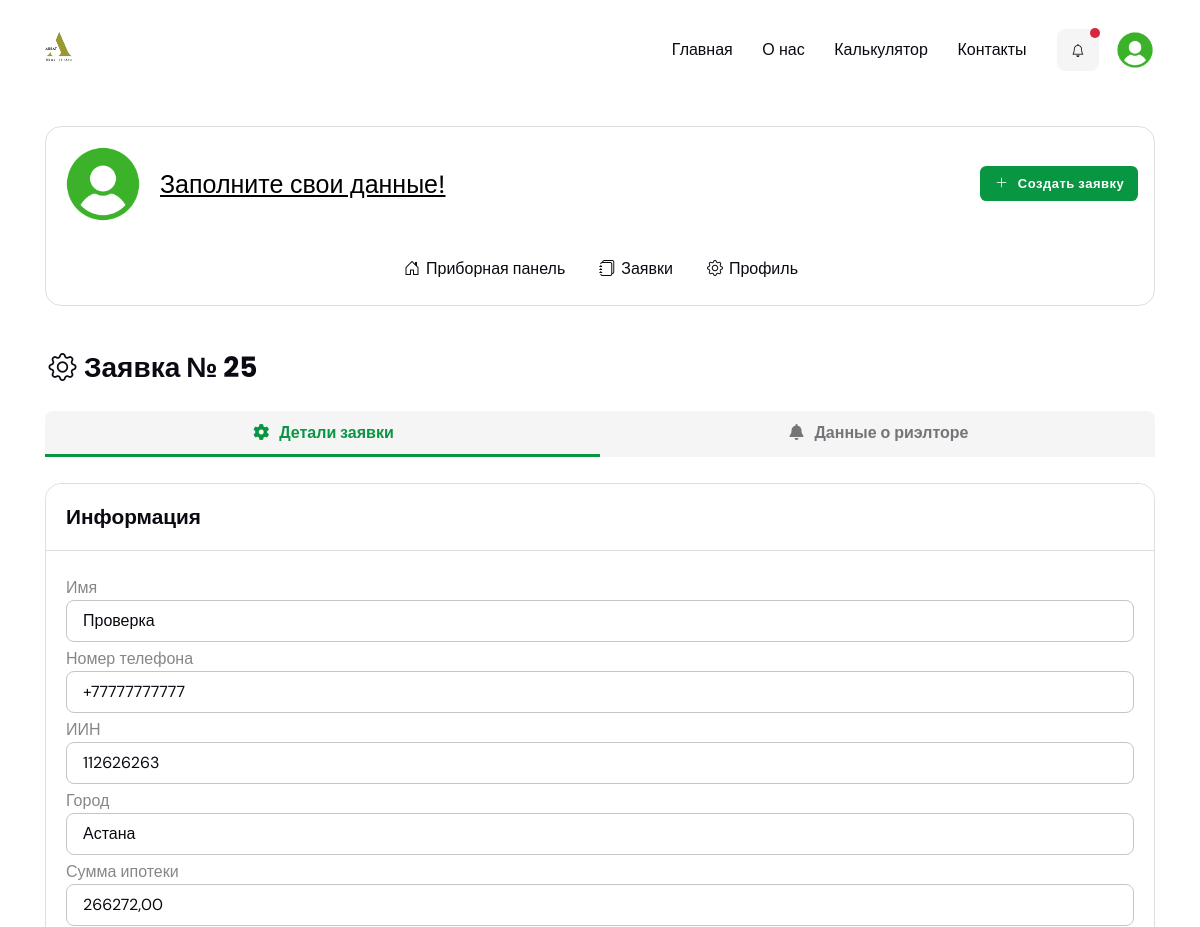
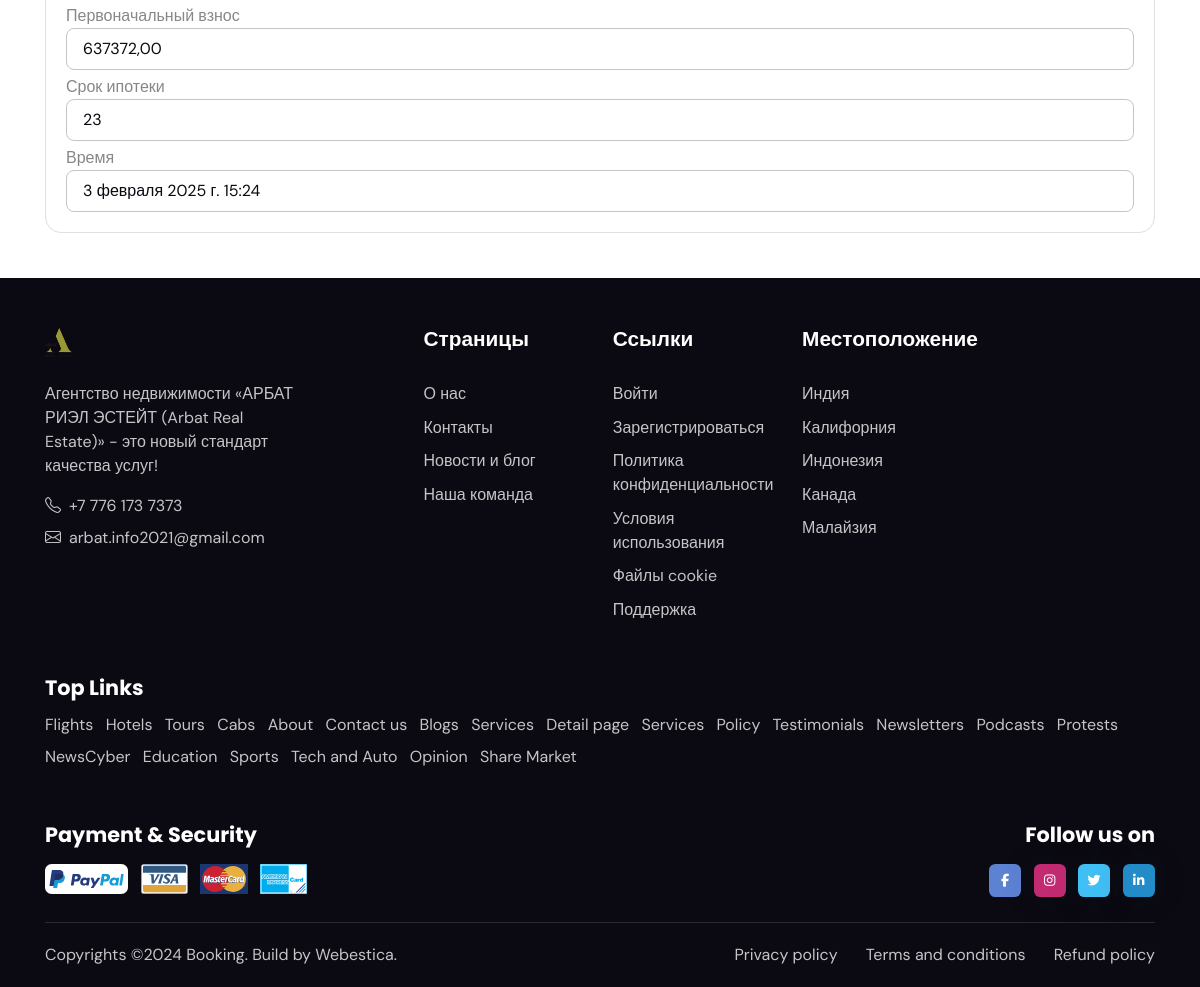
The app's page /managers/application/25/ with its own data (2 pictures, top to bottom).
### applications/models.py (models this page shows, shortened)
class MortgageApplication(models.Model):
    STATUS_CHOICES = (
        ('in_work', 'В работе'),
        ('first_approved', 'Первоначальное одобрение'),
        ('approved', 'Одобрено'),
        ('rejected', 'Не одобрено'),
    )
    realtor = models.ForeignKey(
        CustomUser,
        on_delete=models.CASCADE,
        related_name='applications',
        verbose_name="Риэлтор"
    )
    manager = models.ForeignKey(
        CustomUser,
        on_delete=models.SET_NULL,
        related_name='managed_applications',
        blank=True,
        null=True,
        verbose_name="Менеджер"
    )
    full_name = models.CharField(max_length=255, verbose_name='ФИО')
    iin = models.PositiveBigIntegerField(blank=True, null=True)
    phone_number = models.CharField(max_length=25, verbose_name='Номер телефона')
    amount = models.DecimalField(max_digits=12, decimal_places=2, verbose_name='Сумма ипотеки')
    down_payment = models.DecimalField(max_digits=12, decimal_places=2, verbose_name='Первоначальный взнос')
    mortgage_term = models.IntegerField(verbose_name='Срок ипотеки')
    city = models.CharField(max_length=100, verbose_name='Город')
    status = models.CharField(choices=STATUS_CHOICES, blank=True, max_length=50, default='in_work', verbose_name='Статус')
    code = models.CharField(max_length=10, blank=True, null=True, verbose_name='Код заявки')
    code_requested = models.BooleanField(default=False, verbose_name="Код запрошен")
    created_at = models.DateTimeField(auto_now_add=True, verbose_name='Создано')
    class Meta:
        verbose_name = 'Заявка на ипотеку'
        verbose_name_plural = 'Заявки на ипотеку'

### managers/views.py (the view)
# urls.py: path('application/<int:pk>/', ManagerApplicationDetailView.as_view(), name='application-detail'),
class ManagerApplicationDetailView(DetailView):
    template_name = 'app/managers/application-detail.html'
    model = MortgageApplication
    def get_context_data(self, **kwargs):
        context = super().get_context_data(**kwargs)
        application = get_object_or_404(MortgageApplication, pk=self.kwargs['pk'])
        context['application'] = application
        return context

### templates/app/managers/application-detail.html (shortened to what this page needs)
{% extends 'app/base.html' %}
{% load static %}
{% block content %}
<main>
    <section class="pt-4">
        <div class="container">
            <div class="card rounded-3 border p-3 pb-2">
                <div class="d-sm-flex align-items-center">
                    <div class="avatar avatar-xl mb-2 mb-sm-0">
                        <img class="avatar-img rounded-circle"
                             src="{% if user.photo %} {{ user.photo.url }} {% else %} {% static 'website/images/user.png' %}{% endif %}"
                             alt="">
                    </div>
                    <h4 class="mb-2 mb-sm-0 ms-sm-3"><span class="fw-light">{% if user.first_name %} Здравствуй,</span>
                        {{ user.first_name }} {{ user.last_name }} 👋 {% else %} <a
                                style="color: black; font-size: 25px; text-decoration: underline;"
                                href="{% url 'users:profile' %}">Заполните свои данные!</a>{% endif %}</h4>
                    <a href="{% url 'realtors:create-request' %}" class="btn btn-sm mb-0 ms-auto flex-shrink-0"
                       style="background-color: #099642; color: white;"><i class="bi bi-plus-lg fa-fw me-2"></i>Создать
                        заявку</a>
                </div>
                <div class="offcanvas-xl offcanvas-end mt-xl-3" tabindex="-1" id="dashboardMenu">
                    <div class="offcanvas-body p-3 p-xl-0" style="justify-content: center;">
                        <div class="navbar navbar-expand-xl">
                            <ul class="navbar-nav navbar-offcanvas-menu">
                                <li class="nav-item"><a class="nav-link" href="{% url 'managers:index' %}"><i
                                        class="bi bi-house-door fa-fw me-1"></i>Приборная панель</a></li>
                                <li class="nav-item"><a class="nav-link"
                                                        href="{% url 'managers:all-applications'  %}"><i
                                        class="bi bi-journals fa-fw me-1"></i>Заявки</a></li>
                                <li><a class="nav-link" href="{% url 'users:profile' %}"><i
                                        class="bi bi-gear fa-fw me-1"></i>Профиль</a>
                                </li>
                            </ul>
                        </div>
                    </div>
                </div>
            </div>
        </div>
    </section>
    <section class="pt-0">
        <div class="container vstack gap-4">
            <div class="row">
                <div class="col-12">
                    <h1 class="fs-4 mb-0"><i class="bi bi-gear fa-fw me-1"></i>Заявка № {{ application.id }}</h1>
                </div>
            </div>
            <div class="row g-4">
                <div class="col-12">
                    <div class="bg-light pb-0 px-2 px-lg-0 rounded-top">
                        <ul class="nav nav-tabs nav-bottom-line nav-responsive border-0 nav-justified" role="tablist">
                            <li class="nav-item" role="presentation"><a class="nav-link mb-0 active"
                                                                        data-bs-toggle="tab" href="#tab-1"
                                                                        aria-selected="true" role="tab"><i
                                    class="fas fa-cog fa-fw me-2"></i>Детали заявки</a></li>
                            <li class="nav-item" role="presentation"><a class="nav-link mb-0" data-bs-toggle="tab"
                                                                        href="#tab-2" aria-selected="false"
                                                                        tabindex="-1" role="tab"><i
                                    class="fas fa-bell fa-fw me-2"></i>Данные о риэлторе</a></li>
                        </ul>
                    </div>
                </div>
            </div>
            <div class="row g-4">
                <div class="col-12">
                    <div class="tab-content">
                        <div class="tab-pane show active" id="tab-1" role="tabpanel">
                            <div class="row g-4">
                                <div class="col-12">
                                    <div class="card border">
                                        <div class="card-header border-bottom">
                                            <h5 class="card-header-title">Информация</h5>
                                        </div>
                                        <form method="post" enctype="multipart/form-data" class="card-body">
                                            <label class="form-label">Имя</label>
                                            <input type="text" value="{{ application.full_name }}" maxlength="150"
                                                   class="form-control" readonly>
                                            <label class="form-label">Номер телефона</label>
                                            <input type="text" value="{{ application.phone_number }}" maxlength="150"
                                                   class="form-control" readonly>
                                            <label class="form-label">ИИН</label>
                                            <input value="{{ application.iin }}" maxlength="254"
                                                   class="form-control" readonly>
                                            <label class="form-label">Город</label>
                                            <input type="text" value="{{ application.city }}" maxlength="150"
                                                   class="form-control" readonly>
                                            <label class="form-label">Сумма ипотеки</label>
                                            <input type="text" value="{{ application.amount }}" maxlength="254"
                                                   class="form-control" readonly>
                                            <label class="form-label">Первоначальный взнос</label>
                                            <input type="text" value="{{ application.down_payment }}" maxlength="254"
                                                   class="form-control" readonly>
                                            <label class="form-label">Срок ипотеки</label>
                                            <input type="text" value="{{ application.mortgage_term }}" maxlength="254"
                                                   class="form-control" readonly>
                                            <label class="form-label">Время</label>
                                            <input type="text" name="phone_number" value="{{ application.created_at }}"
                                                   maxlength="25"
                                                   class="form-control" readonly>
                                        </form>
                                    </div>
                                </div>
                            </div>
                        </div>
                    </div>
                </div>
            </div>
        </div>
    </section>
</main>
{% endblock %}

### templates/app/managers/application-detail.html (style rules this page uses)
label.form-label { margin-bottom: 0; margin-top: 5px; }

### records on screen
MortgageApplication: id "25", full_name "Проверка", phone_number "+77777777777", iin "112626263", city "Астана", amount "266272,00", down_payment "637372,00", mortgage_term "23", phone_number "3 февраля 2025 г. 15:24"
